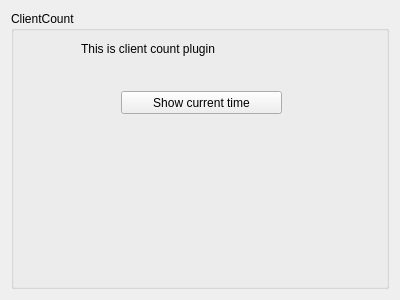
<?xml version="1.0" encoding="UTF-8"?>
<ui version="4.0">
 <class>ClientCountView</class>
 <widget class="QWidget" name="ClientCountView">
  <property name="geometry">
   <rect>
    <x>0</x>
    <y>0</y>
    <width>400</width>
    <height>300</height>
   </rect>
  </property>
  <property name="windowTitle">
   <string>Form</string>
  </property>
  <property name="autoFillBackground">
   <bool>false</bool>
  </property>
  <property name="styleSheet">
   <string notr="true"/>
  </property>
  <layout class="QGridLayout" name="gridLayout">
   <item row="0" column="0">
    <widget class="QGroupBox" name="groupBox">
     <property name="title">
      <string>ClientCount</string>
     </property>
     <widget class="QLabel" name="label">
      <property name="geometry">
       <rect>
        <x>70</x>
        <y>30</y>
        <width>231</width>
        <height>16</height>
       </rect>
      </property>
      <property name="text">
       <string>This is client count plugin</string>
      </property>
     </widget>
     <widget class="QPushButton" name="pushButton">
      <property name="geometry">
       <rect>
        <x>110</x>
        <y>80</y>
        <width>161</width>
        <height>23</height>
       </rect>
      </property>
      <property name="text">
       <string>Show current time</string>
      </property>
     </widget>
    </widget>
   </item>
  </layout>
 </widget>
 <resources/>
 <connections/>
</ui>
